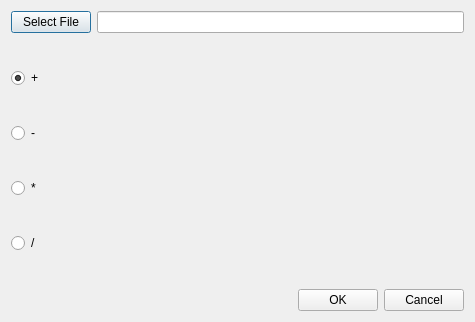
<?xml version="1.0" encoding="UTF-8"?>
<ui version="4.0">
 <class>AlgebraOperationDialog</class>
 <widget class="QDialog" name="AlgebraOperationDialog">
  <property name="geometry">
   <rect>
    <x>0</x>
    <y>0</y>
    <width>475</width>
    <height>322</height>
   </rect>
  </property>
  <property name="windowTitle">
   <string>Algebra Operation</string>
  </property>
  <layout class="QVBoxLayout" name="verticalLayout_2">
   <item>
    <layout class="QHBoxLayout" name="horizontalLayout_2">
     <item>
      <widget class="QPushButton" name="fileButton">
       <property name="text">
        <string>Select File</string>
       </property>
      </widget>
     </item>
     <item>
      <widget class="QLineEdit" name="fileEdit"/>
     </item>
    </layout>
   </item>
   <item>
    <layout class="QHBoxLayout" name="horizontalLayout">
     <item>
      <layout class="QVBoxLayout" name="verticalLayout">
       <item>
        <widget class="QRadioButton" name="addButton">
         <property name="sizePolicy">
          <sizepolicy hsizetype="Maximum" vsizetype="Fixed">
           <horstretch>0</horstretch>
           <verstretch>0</verstretch>
          </sizepolicy>
         </property>
         <property name="text">
          <string>+</string>
         </property>
         <property name="checked">
          <bool>true</bool>
         </property>
        </widget>
       </item>
       <item>
        <widget class="QRadioButton" name="minusButton">
         <property name="sizePolicy">
          <sizepolicy hsizetype="Maximum" vsizetype="Fixed">
           <horstretch>0</horstretch>
           <verstretch>0</verstretch>
          </sizepolicy>
         </property>
         <property name="text">
          <string>-</string>
         </property>
        </widget>
       </item>
       <item>
        <widget class="QRadioButton" name="multiplyButton">
         <property name="sizePolicy">
          <sizepolicy hsizetype="Maximum" vsizetype="Fixed">
           <horstretch>0</horstretch>
           <verstretch>0</verstretch>
          </sizepolicy>
         </property>
         <property name="text">
          <string>*</string>
         </property>
        </widget>
       </item>
       <item>
        <widget class="QRadioButton" name="divideButton">
         <property name="sizePolicy">
          <sizepolicy hsizetype="Maximum" vsizetype="Fixed">
           <horstretch>0</horstretch>
           <verstretch>0</verstretch>
          </sizepolicy>
         </property>
         <property name="text">
          <string>/</string>
         </property>
        </widget>
       </item>
      </layout>
     </item>
     <item>
      <widget class="ImageViewWidget" name="imageViewerWidget" native="true">
       <property name="sizePolicy">
        <sizepolicy hsizetype="Preferred" vsizetype="MinimumExpanding">
         <horstretch>0</horstretch>
         <verstretch>0</verstretch>
        </sizepolicy>
       </property>
       <property name="minimumSize">
        <size>
         <width>0</width>
         <height>200</height>
        </size>
       </property>
      </widget>
     </item>
    </layout>
   </item>
   <item>
    <layout class="QHBoxLayout" name="horizontalLayout_4">
     <item>
      <spacer name="horizontalSpacer_2">
       <property name="orientation">
        <enum>Qt::Horizontal</enum>
       </property>
       <property name="sizeHint" stdset="0">
        <size>
         <width>40</width>
         <height>20</height>
        </size>
       </property>
      </spacer>
     </item>
     <item>
      <widget class="QPushButton" name="okPushButton">
       <property name="sizePolicy">
        <sizepolicy hsizetype="Preferred" vsizetype="Fixed">
         <horstretch>0</horstretch>
         <verstretch>0</verstretch>
        </sizepolicy>
       </property>
       <property name="text">
        <string>OK</string>
       </property>
      </widget>
     </item>
     <item>
      <widget class="QPushButton" name="cancelPushButton">
       <property name="sizePolicy">
        <sizepolicy hsizetype="Preferred" vsizetype="Fixed">
         <horstretch>0</horstretch>
         <verstretch>0</verstretch>
        </sizepolicy>
       </property>
       <property name="text">
        <string>Cancel</string>
       </property>
      </widget>
     </item>
    </layout>
   </item>
  </layout>
 </widget>
 <customwidgets>
  <customwidget>
   <class>ImageViewWidget</class>
   <extends>QWidget</extends>
   <header>imageviewwidget.h</header>
   <container>1</container>
  </customwidget>
 </customwidgets>
 <resources/>
 <connections/>
</ui>
